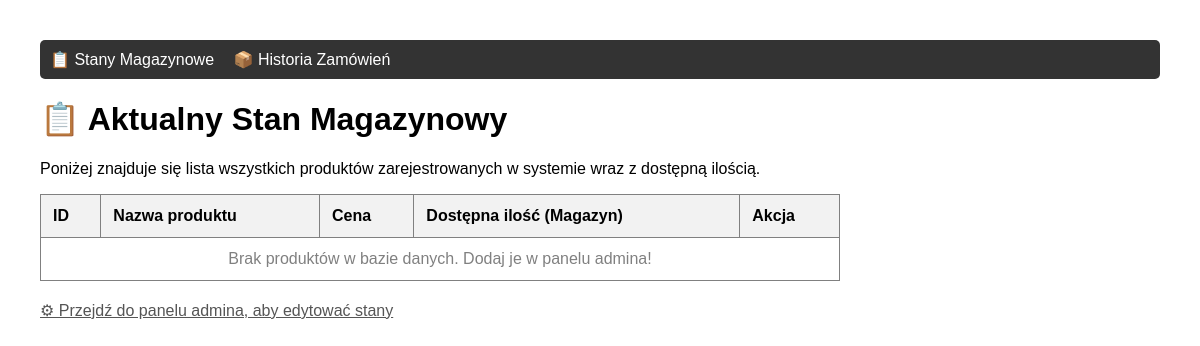
The app's page /magazyn/, older data.
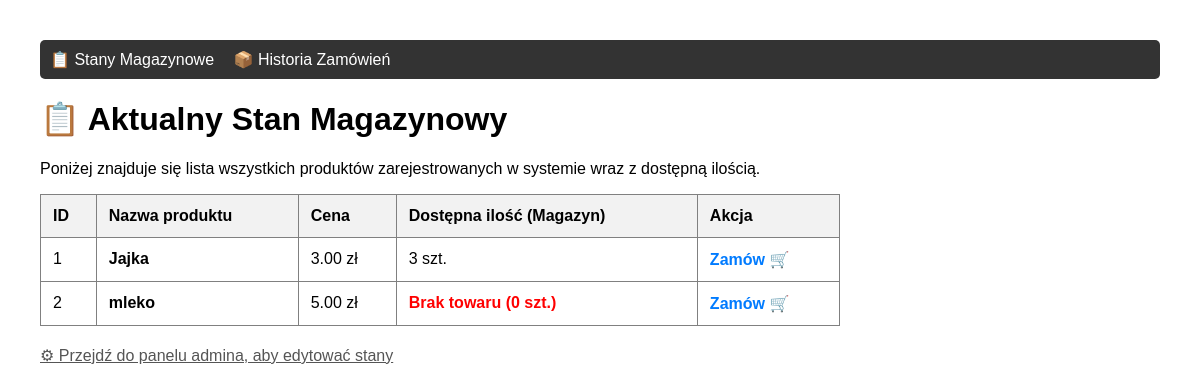
The same page, newer data.
### Magazyn/models.py (models this page shows, shortened)
class Product(models.Model):
    name = models.CharField(max_length=200, verbose_name="Nazwa produktu")
    price = models.DecimalField(max_digits=10, decimal_places=2, verbose_name="Cena")
    description = models.TextField(blank=True, verbose_name="Opis")

class Stock(models.Model):
    product = models.OneToOneField(Product, on_delete=models.CASCADE, related_name="stock")
    quantity = models.IntegerField(default=0, validators=[MinValueValidator(0)], verbose_name="Dostępna ilość")

### Magazyn/views.py (the view)
# urls.py: path("", views.stock_list_view, name="stock_list"),
def stock_list_view(request):
    products = Product.objects.select_related('stock').all()
    return render(request, 'Magazyn/stock_list.html', {'products': products})

### Magazyn/templates/Magazyn/stock_list.html (shortened to what this page needs)
<!DOCTYPE html>
<html lang="pl">
<head>
</head>
<nav style="background-color: #333; padding: 10px; margin-bottom: 20px; border-radius: 5px;">
    <a href="{% url 'shop:stock_list' %}" style="color: white; margin-right: 15px; text-decoration: none;">📋 Stany Magazynowe</a>
    <a href="{% url 'shop:order_list' %}" style="color: white; text-decoration: none;">📦 Historia Zamówień</a>
</nav>
<body style="font-family: Arial, sans-serif; margin: 40px;">
    <h1>📋 Aktualny Stan Magazynowy</h1>
    <p>Poniżej znajduje się lista wszystkich produktów zarejestrowanych w systemie wraz z dostępną ilością.</p>
    <table border="1" cellpadding="12" cellspacing="0" style="border-collapse: collapse; width: 100%; max-width: 800px;">
        <tr style="background-color: #f2f2f2; text-align: left;">
            <th>ID</th>
            <th>Nazwa produktu</th>
            <th>Cena</th>
            <th>Dostępna ilość (Magazyn)</th>
            <th>Akcja</th>
        </tr>
        {% for product in products %}
        <tr>
            <td>{{ product.id }}</td>
            <td><strong>{{ product.name }}</strong></td>
            <td>{{ product.price }} zł</td>
            <td>
                {% if product.stock %}
                    {% if product.stock.quantity == 0 %}
                        <span style="color: red; font-weight: bold;">Brak towaru (0 szt.)</span>
                    {% else %}
                        {{ product.stock.quantity }} szt.
                    {% endif %}
                {% else %}
                    <span style="color: gray;">Nieokreślony (brak tabeli Stock)</span>
                {% endif %}
            </td>
            <td>
                <a href="{% url 'shop:order_product' product.id %}" style="color: #007bff; text-decoration: none; font-weight: bold;">
                    Zamów 🛒
                </a>
            </td>
        </tr>
        {% empty %}
        <tr>
            <td colspan="5" style="text-align: center; color: gray;">Brak produktów w bazie danych. Dodaj je w panelu admina!</td>
        </tr>
        {% endfor %}
    </table>
    <p style="margin-top: 20px;">
        <a href="http://127.0.0.1:8000/admin/" target="_blank" style="color: #555;">⚙ Przejdź do panelu admina, aby edytować stany</a>
    </p>
</body>
</html>

Row changes from the older to the newer data that the page shows:
added Product: id "1", name "Jajka", price "3.00", stock.quantity "3"
added Product: id "2", name "mleko", price "5.00", shows "Brak towaru (0 szt.)"
Text that changed along with them:
text no longer shown: "Brak produktów w bazie danych. Dodaj je w panelu admina!"
